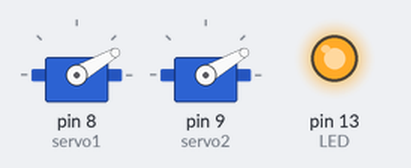
This sketch was run on a simulated Arduino Uno, built with avr-gcc and run on an emulated ATmega328P. Parts: 2 × servo, output pins drawn as LEDs (lit = HIGH). At 8.5 s the program stops and its outputs stay as they are.

Above: at 0.1 s.
At 2.6 s:
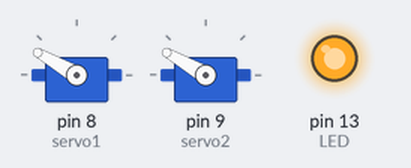
At 4.6 s:
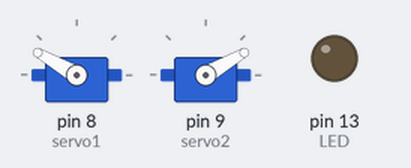
At 8.6 s:
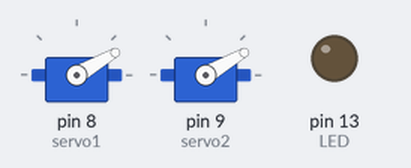
Timing chart, 0 to 10.0 s (numbered marks = the images above):
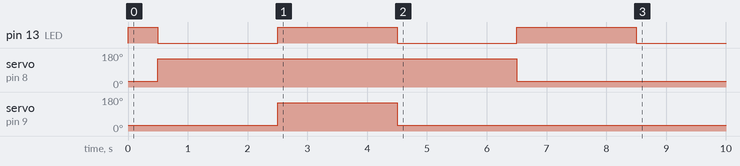

Measured:
- by itself, pin 13 (LED): alternates HIGH for 2.0 s and LOW for 2.0 s
- by itself, servo on pin 8 (servo1): 30° → 150° at 0.50 s, → 30° 6.0 s later
- by itself, servo on pin 9 (servo2): 30° → 150° at 2.5 s, → 30° 2.0 s later

The sketch:

servo2.ino
```cpp
/* servo2
 *  2 servo для кормушки
*/

#include <Servo.h>
#define OPEN1_POS 150
#define OPEN2_POS 150
#define CLOSE1_POS 30
#define CLOSE2_POS 30
#define LED 13

Servo servo1;  // create servo object to control a servo
Servo servo2;  // create servo object to control a servo

int pos = 0;    // variable to store the servo position

void setup() {
  servo1.attach(8);  // attaches the servo on pin 8 to the servo object
  servo2.attach(9);  // attaches the servo on pin 9 to the servo object
  pinMode(LED, OUTPUT);
  digitalWrite(LED, HIGH);
}

void loop() {
  servo1.write(CLOSE1_POS);  // tell servo to go to close position
  servo2.write(CLOSE2_POS);  // tell servo to go to close position
  delay(500);       // waits 300ms for the servos to reach the position
  digitalWrite(LED, LOW);
  servo1.write(OPEN1_POS);  // tell servo to go to open position
  delay(2000);
  digitalWrite(LED, HIGH);
  servo2.write(OPEN2_POS);  // tell servo to go to open position
  delay(2000);
  digitalWrite(LED, LOW);
  servo2.write(CLOSE2_POS);
  delay(2000);
  digitalWrite(LED, HIGH);
  servo1.write(CLOSE1_POS);
  delay(2000);
  digitalWrite(LED, LOW);
  while(1);
}
```
